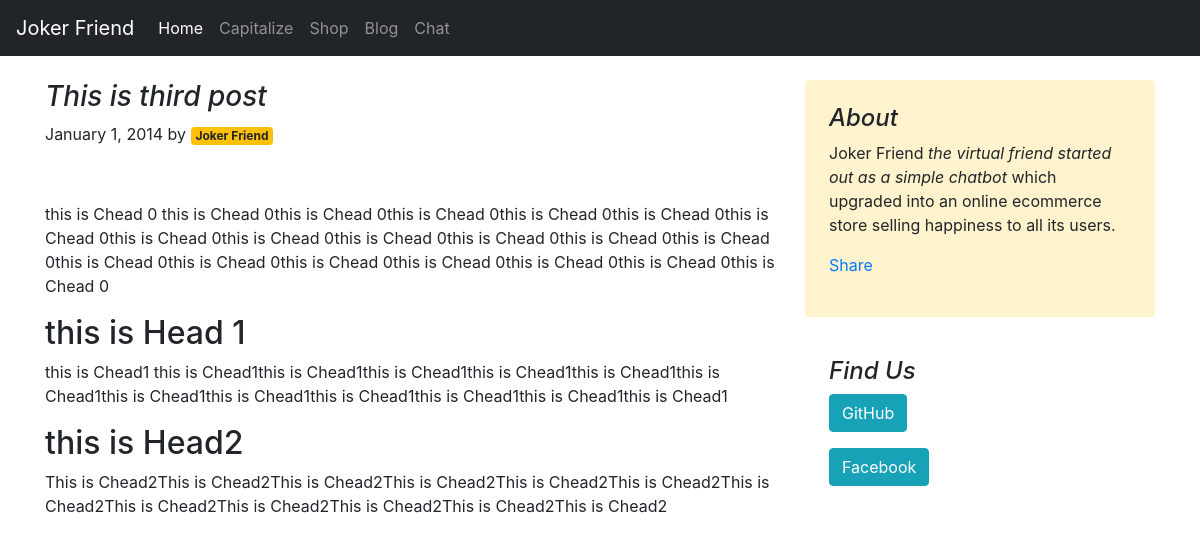
The app's page /blog/blogpost/3 with its own data.
### blog/models.py (models this page shows)
class Blogpost(models.Model):
    post_id = models.AutoField(primary_key=True)
    title = models.CharField(max_length=50)
    head0 = models.CharField(max_length=500, default="")
    chead0 = models.CharField(max_length=5000, default="")
    head1 = models.CharField(max_length=500, default="")
    chead1 = models.CharField(max_length=5000, default="")
    head2 = models.CharField(max_length=500, default="")
    chead2 = models.CharField(max_length=5000, default="")
    pub_date = models.DateField()
    thumbnail = models.ImageField(upload_to='shop/images', default="")
    def __str__(self):
    	return self.title

### blog/views.py (the view)
# urls.py: path("blogpost/<int:id>", views.blogpost, name="blogHome")
def blogpost(request, id):
    post = Blogpost.objects.filter(post_id = id)[0]
    print(post)
    return render(request, 'blog/blogpost.html', {'post':post})

### blog/templates/blog/blogpost.html (shortened to what this page needs)
{% extends 'blog/basic.html' %}
{% block body %}
<div class="container">
    <div class="row mt-4">
        <div class="col-md-8 blog-main">
            <h3 class="font-italic">
                {{post.title}}
            </h3>
            <div class="blog-post">
                <p class="blog-post-meta">January 1, 2014 by <a href="#" class="badge badge-warning">Joker Friend</a></p>
                <div class="fb-like" data-href="http://127.0.0.1:8000/blog/blogpost/{{post.post_id}}" data-layout="standard" data-action="like" data-size="large" data-show-faces="false" data-share="true"></div><br>
                <p class="mt-3">{{post.chead0}}</p>
                <h2>{{post.head1}}</h2>
                <p>{{post.chead1}}</p>
                <h2>{{post.head2}}</h2>
                <p>{{post.chead2}}</p>
            </div>
        </div>
        <aside class="col-md-4 blog-sidebar">
            <div class="p-4 mb-3 rounded" style="background-color:#fff3cd">
                <h4 class="font-italic">About</h4>
                <p class="mb-0">Joker Friend<em> the virtual friend started out as a simple chatbot</em> which upgraded into an online ecommerce store selling happiness to all its users.</p>
                <div class="my-3 fb-share-button" data-href="http://127.0.0.1:8000/blog/blogpost/{{post.post_id}}" data-layout="button_count" data-size="large"><a target="_blank" href="https://www.facebook.com/sharer/sharer.php?u=http%3A%2F%2F127.0.0.1%3A8000%2Fblog%2Fblogpost%2F4&amp;src=sdkpreparse" class="fb-xfbml-parse-ignore">Share</a></div>
            </div>
            <div class="p-4">
                <h4 class="font-italic">Find Us</h4>
                <ol class="list-unstyled">
                    <li><a class="btn btn-info mb-3" target="_blank" href="https://github.com/developerjay-jokerfriend/">GitHub</a></li>
                    <li><a class="btn btn-info mb-3" target="_blank" href="https://www.messenger.com/t/joker.friend.jay">Facebook</a></li>
                </ol>
            </div>
        </aside>
    </div>
</div>
{% endblock %}

### records on screen
Blogpost: title "This is third post", chead0 "this is Chead 0 this is Chead 0this is Chead 0this is Chead 0this is Chead 0this is Chead 0this is Chead 0this is Chead 0this is Chead 0this is Chead 0this is Chead 0this is Chead 0this is Chead 0this is Chead 0this is Chead 0this is Chead 0this is Chead 0this is Chead 0this is Chead 0this is Chead 0", head1 "this is Head 1", chead1 "this is Chead1 this is Chead1this is Chead1this is Chead1this is Chead1this is Chead1this is Chead1this is Chead1this is Chead1this is Chead1this is Chead1this is Chead1this is Chead1", head2 "this is Head2", chead2 "This is Chead2This is Chead2This is Chead2This is Chead2This is Chead2This is Chead2This is Chead2This is Chead2This is Chead2This is Chead2This is Chead2This is Chead2"
